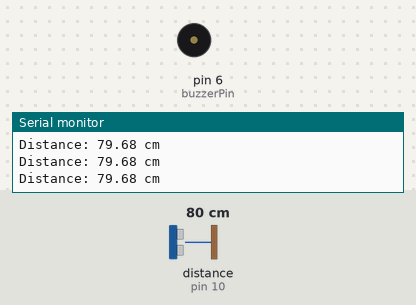
A sketch run on a simulated Arduino Uno, built with avr-gcc and run on an emulated ATmega328P. Parts: buzzer (waves = sounding, pin HIGH), the last lines printed to the serial monitor. Wiring (inferred from the names in the program): ultrasonic range finder: trigger pin 9; echo pin 10. The inputs (shaded band) are chosen by the test bench; at power-on: distance to the obstacle (sensor on pin 10) 80 cm. The echo pulse lasts 58.3 µs per cm; pins used as bus, display or sensor lines are not drawn.

Above: at 1.2 s.
1.3 s: distance to the obstacle (sensor on pin 10) set to 17 cm
2.8 s: distance to the obstacle (sensor on pin 10) set to 14 cm
At 3.2 s:
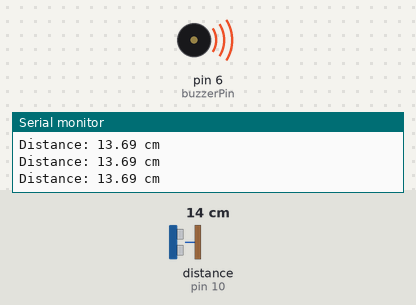
4.3 s: distance to the obstacle (sensor on pin 10) set to 35 cm
At 5.4 s:
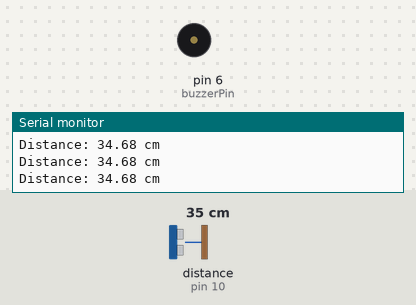
5.8 s: distance to the obstacle (sensor on pin 10) set to 2 cm
At 7.0 s:
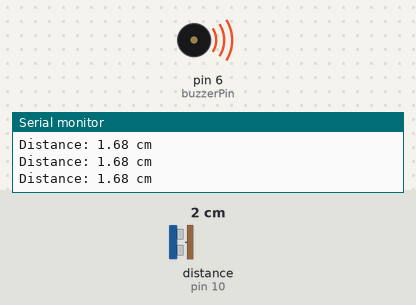
Timing chart, 0 to 8.3 s (numbered marks = the images above; inputs shaded):
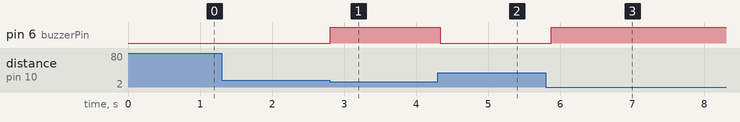

Measured:
- the behaviour switches between 16 and 15 cm on distance to the obstacle (sensor on pin 10) (found by bisection; images 0 and 1)
- after the input at 2.8 s, pin 6 (buzzerPin): LOW → HIGH at once
- after the input at 4.3 s, pin 6 (buzzerPin): HIGH → LOW at once
- after the input at 5.8 s, pin 6 (buzzerPin): LOW → HIGH after 0.08 s

The sketch:

01_Ultrasonic_Buzzer.ino
```cpp
const int trigPin = 9;
const int echoPin = 10;
const int buzzerPin = 6;

void setup() {
  pinMode(trigPin, OUTPUT);
  pinMode(echoPin, INPUT);
  pinMode(buzzerPin, OUTPUT);

  Serial.begin(9600);
}

void loop() {

  // Send ultrasonic pulse
  digitalWrite(trigPin, LOW);
  delayMicroseconds(2);

  digitalWrite(trigPin, HIGH);
  delayMicroseconds(10);

  digitalWrite(trigPin, LOW);

  // Read echo
  long duration = pulseIn(echoPin, HIGH);

  // Calculate distance
  float distance = duration * 0.0343 / 2;

  Serial.print("Distance: ");
  Serial.print(distance);
  Serial.println(" cm");

  // Buzzer ON when object is within 15 cm
  if (distance <= 15) {
    digitalWrite(buzzerPin, HIGH);
  }
  else {
    digitalWrite(buzzerPin, LOW);
  }

  delay(100);
}
```
